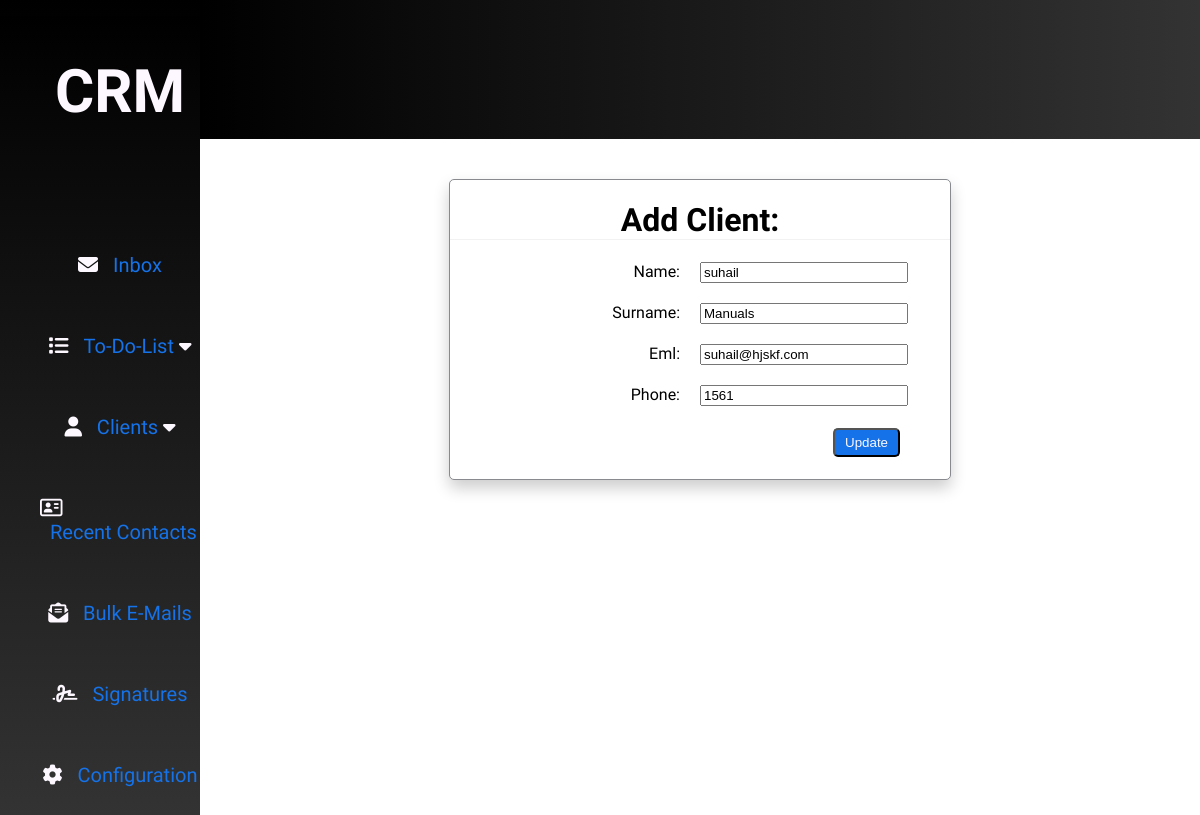
/clients/update_client/9, run on the app's committed database.
### C_Client/models.py (models this page shows, shortened)
class Client(models.Model):
    name = models.CharField(max_length=50)
    surname = models.CharField(max_length=50)
    eml = models.EmailField()
    phone = models.CharField(max_length=50)

### C_Client/views.py (the view)
# urls.py: path('update_client/<int:client_id>', views.update_client, name='update_client'),
def update_client(request, client_id):
    client = get_object_or_404(Client, pk = client_id)
    submitted = False
    if request.method == "POST":
        form = add_client_form(request.POST, instance=client)
        if form.is_valid():
            form.save()
            return redirect('client:read_clients')
    else:
        form = add_client_form(instance=client)
    if 'submitted' in request.GET:
        submitted = True
    return render(request, "add_client.html", {"form": form, 'submitted': submitted, 'client': client})

### C_Client/forms.py
class add_client_form(ModelForm):
    class Meta:
        model = Client
        fields = '__all__'
        widgets = {
            'name': forms.TextInput(attrs={'placeholder': 'Enter the name','class': 'form-input-field'}),
            'surname': forms.TextInput(attrs={'placeholder': 'Enter the surname','class': 'form-input-field'}),
            'eml': forms.TextInput(attrs={'placeholder': 'Enter the E-mail','class': 'form-input-field'}),
            'phone': forms.TextInput(attrs={'placeholder': 'Enter the phone','class': 'form-input-field'}),
    }

### templates/add_client.html (shortened to what this page needs)
{% extends 'main.html'%}
{% block content %}
   <div class="form-wrapper">
    <h1 class="table-header">Add Client:</h1>
            <form class="form_centered" action="" method=POST>
                {% for field in form %}
                <div class="form-field">
                    <label class="form-label">{{ field.label_tag }}</label>
                    {{ field }}
                </div>
                {% endfor %}
                <div class="div-button">
                    <button type="submit" class="table-button">{% if client is None %}Add{% else %}Update{% endif%}</button>
                </div>
            </form>
    </div>
{% endblock %}

### static/main.css (style rules this page uses)
:root { --writing-color: #FDF7FF; --background-color: #343a40; --primary-color: #1572e8; --secondary-color: #dc3545; --button-color: #00A989; --table-color1: #ffffff; --table-color2: #f2f2f2; --table-writing: #888a90; }
body { margin: 0px; display: grid; height: 100%; grid-template-rows: repeat(12, 1fr); grid-template-columns: repeat(12, 1fr); font-family: 'Familjen Grotesk', sans-serif; }
.table-header { text-align: center; border-bottom: var(--table-color2) 1px solid; }
.table-button { background-color: var(--primary-color); margin: 2px 10px; border-radius: 5px; }
.form-wrapper { width: 500px; margin: 40px auto; background-color: var(--table-color1); border: 1px solid var(--table-writing); border-radius: 5px; box-shadow: 0px 8px 16px 0px rgba(0, 0, 0, 0.2); }
.form-field { display: grid; margin: 20px auto; grid-template-columns: repeat(2, 1fr); }
.form-label { grid-column: 1/1; text-align: end; margin-right: 20px; }
.form-input-field { grid-column: 2/2; width: 200px; }
.div-button { margin: 20px 40px; text-align: end; }
.table-button { color: var(--writing-color); padding: 5px 10px; }

### data on the page
Client: form "suhail" "Manuals" "suhail@hjskf.com" "1561"

### other printed values
{{ field.label_tag }} "Name:" "Surname:" "Eml:" "Phone:"
